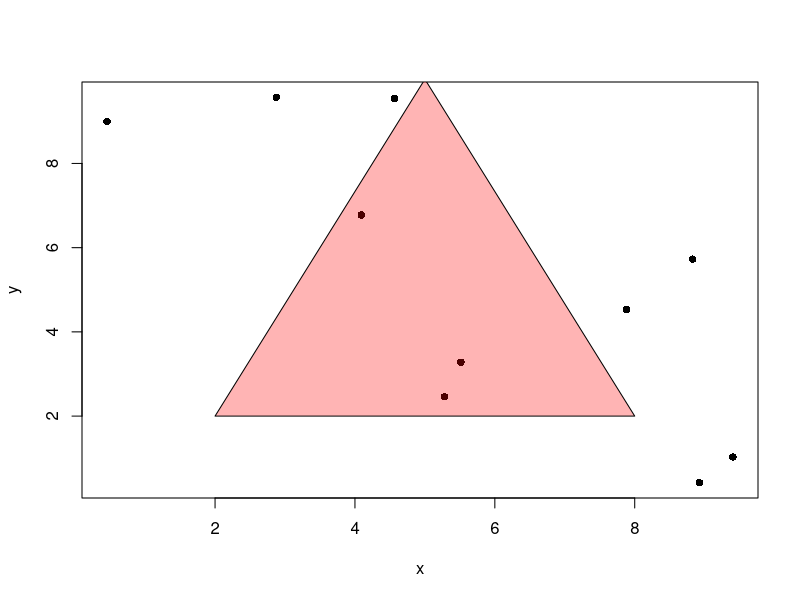

Recreate this plot in R.
# rgb function used for transparend colors

set.seed(123)

x <- runif(10)*10
y <- runif(10)*10

plot(x, y, pch=16)

red <- 255
green <-0
blue <- 0
alpha <- 75

redtrans <- rgb(red, green, blue, alpha, maxColorValue=255)
polygon(c(2, 5, 8), c(2, 10, 2), col=redtrans)
